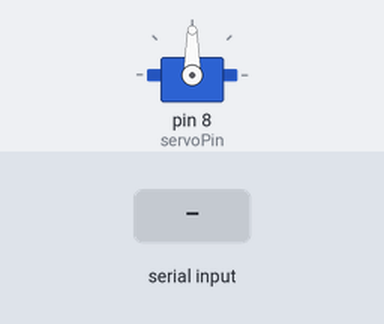
This sketch was run on a simulated Arduino Uno, built with avr-gcc and run on an emulated ATmega328P. Shown: servo. Inputs (shaded band) come from the test bench. What the sketch prints to the serial monitor is not drawn.

Above: at 1.2 s.
1.3 s: "30,150\n" received over Serial
At 3.5 s:
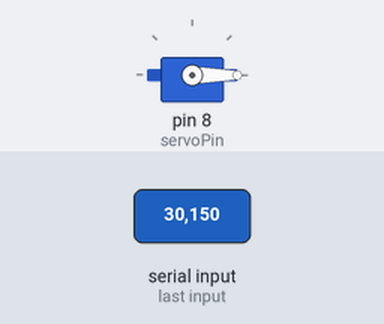
3.8 s: "90,45\n" received over Serial
At 4.8 s:
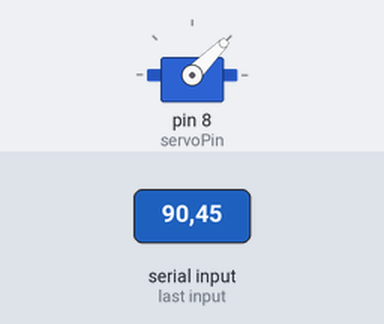
5.3 s: "200\n" received over Serial
At 5.8 s:
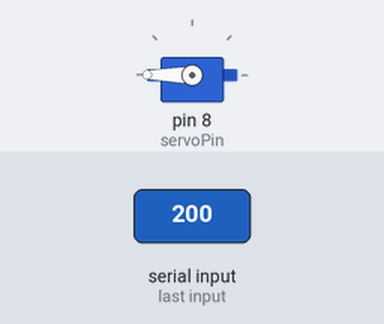
7.8 s: "90\n" received over Serial
At 8.9 s:
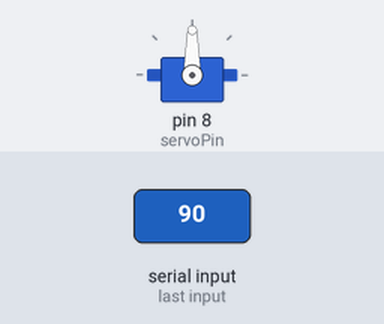
Timing chart, 0 to 10.3 s (numbered marks = the images above; inputs shaded):
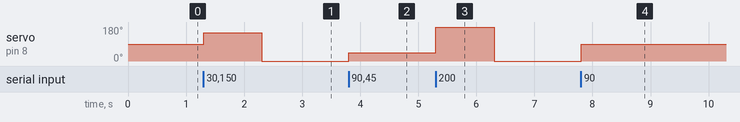

The sketch:

ServoMotor.ino
```cpp
#include <Servo.h>

int servoPin=8;
Servo servo;
int angle =0;
String str="";

void setup(){
  servo.attach(servoPin);
  Serial.begin(9600);
}

void loop(){

  if(Serial.available()){
    char temp[5];
    byte leng = Serial.readBytes(temp,3);

    for(int i=0; i<leng; i++){
      str += temp[i];
    }
    Serial.print("1");
    int angle = str.toInt();
    Serial.print(angle);
    servo.write(angle);
    str="";
  }
}
```

Measured:
- after the input at 1.3 s, servo on pin 8 (servoPin): 90° → 150° at once, → 0° 1.0 s later
- after the input at 3.8 s, servo on pin 8 (servoPin): 0° → 45° at once
- after the input at 5.3 s, servo on pin 8 (servoPin): 45° → 180° at once, → 0° 1.0 s later
- after the input at 7.8 s, servo on pin 8 (servoPin): 0° → 90° at once
